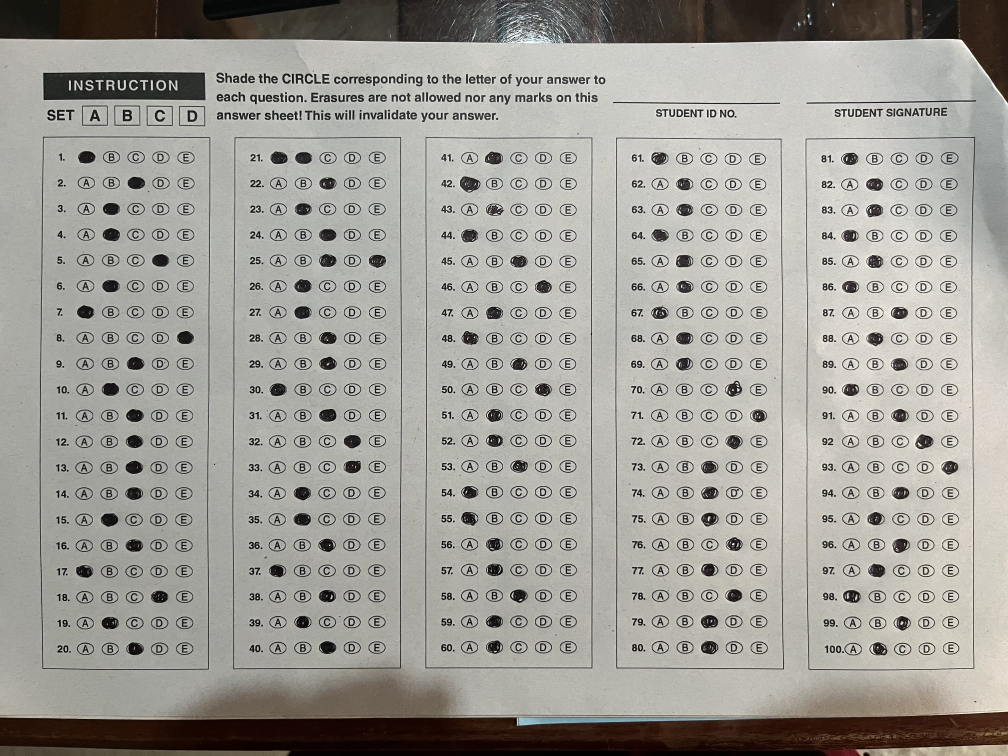
#> input picture images/test (2).jpeg, 4032 x 3024 px (shown at 1/4 size)
$ python -i checker.py   (imports and definitions only)
#> lines starting #> are read from the running program, lines starting #| are printed output that depends on the picture; after the words box and inside, x2 and y2 are one past the last pixel; in counts of white or black regions, pixels touching at a corner belong together
#> further down, picture is the input picture: shape (3024, 4032, 3); mean B, G, R 151.9, 158, 159.9
import cv2 as cv
import numpy as np

# IMAGE_PATH = "images/test.jpg"
IMAGE_PATH = "images/test (2).jpeg"
ANSWER_KEY_PATH = "answer_key.txt"
THRESHOLD_VAL = 100
ANSWER_KEY = []
BOX_W, BOX_H = 0, 0


# [10 lines left out: function main, not called in this run]

def initialize(img):
    img = resize_image(img, 1280)
    processed_img = preprocess(img)
    img_CONTOUR = img.copy()
    contours, _ = cv.findContours(processed_img, cv.RETR_EXTERNAL, cv.CHAIN_APPROX_NONE)
    rect_contours = getRectContours(contours)
    warped_rect = [warpImage(img, rect) for rect in rect_contours]
    return (img, warped_rect)


# [47 lines left out: functions evaluate, splitBoxes, not called in this run]

def warpImage(img: np.ndarray, contour):
    w, h = 500, 2000
    corner_points = getReorderedCornerPoints(contour)
    pt1 = np.float32(corner_points)
    pt2 = np.float32([[0,0], [w, 0], [0,h], [w, h]])
    matrix = cv.getPerspectiveTransform(pt1, pt2)
    warped = cv.warpPerspective(img, matrix, (w, h))
    return warped

def getReorderedCornerPoints(contour):
    corner_points = getCornerPoints(contour)
    corner_points = corner_points.reshape((4,2))
    corner_points_new = np.zeros((4,1,2), np.int32)
    add = corner_points.sum(1)

    corner_points_new[0] = corner_points[np.argmin(add)]
    corner_points_new[3] = corner_points[np.argmax(add)]
    diff = np.diff(corner_points, axis = 1)
    corner_points_new[1] = corner_points[np.argmin(diff)]
    corner_points_new[2] = corner_points[np.argmax(diff)]
    return corner_points_new

def getCornerPoints(contour):
    peri = cv.arcLength(contour, True)
    approx = cv.approxPolyDP(contour, 0.02 * peri, True)
    return approx

def sortByXPos(contour):
    corner_points = getCornerPoints(contour)
    return corner_points[0][0][0]

def getRectContours(contours):
    rects = []
    for contour in contours:
        area = cv.contourArea(contour)
        if area > 10000:
            corner_points = getCornerPoints(contour)
            if len(corner_points) == 4:
                rects.append(contour)

    rects = sorted(rects, key = sortByXPos)
    return rects

def preprocess(img: np.ndarray):
    img_GRAY = cv.cvtColor(img, cv.COLOR_BGR2GRAY)
    img_BLUR = cv.GaussianBlur(img_GRAY, (5,5), 1)
    img_CANNY = cv.Canny(img_BLUR, 30, 60)
    # cv.imshow("gray", img_GRAY)
    # cv.imshow("blur", img_BLUR)
    # cv.imshow("canny", img_CANNY)
    return img_CANNY

def resize_image(img: np.ndarray, new_width):
#> called with new_width = 1280
    h, w, _ = img.shape
#> h = 3024; w = 4032
    ratio = w/h
#> ratio = 1.33
    WIDTH = new_width
    HEIGHT = int(WIDTH / ratio)
#> HEIGHT = 960
    return cv.resize(img, (WIDTH, HEIGHT))
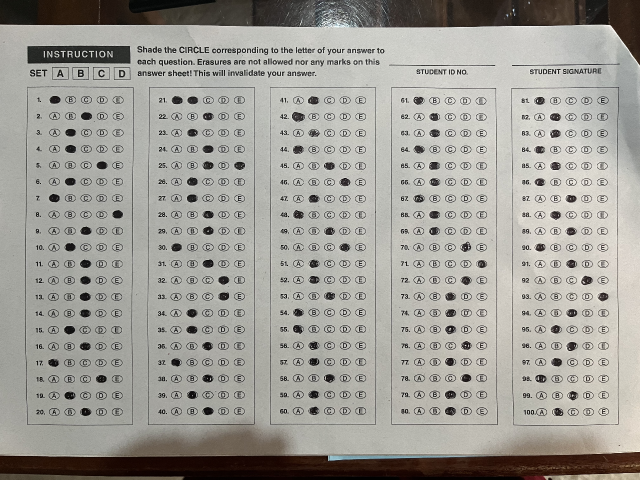
#> returned value: shape (960, 1280, 3) (shown at 1/2 size); mean of channels 0, 1, 2 151.8, 158, 159.9; drawn as B, G, R

# [2 lines not run here, left out]


>>> import cv2
>>> picture = cv2.imread('images/test (2).jpeg')
>>> result = initialize(picture)
#> in preprocess, `img_CANNY = cv.Canny(img_BLUR, 30, 60)`:
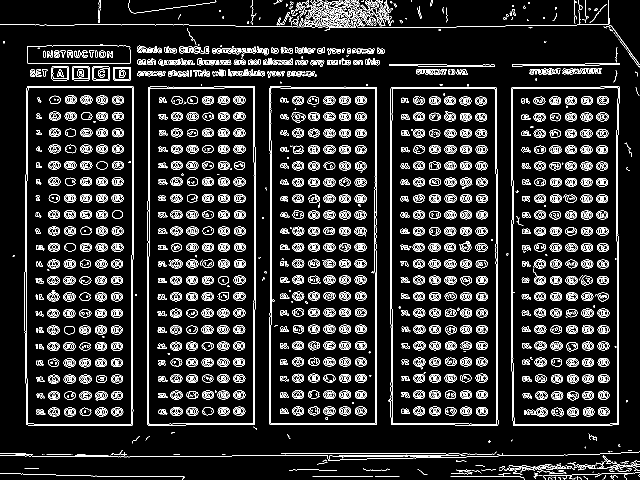
#> img_CANNY: shape (960, 1280) (shown at 1/2 size); 9.9% white in thin lines or dots
#> in initialize, `contours, _ = cv.findContours(processed_img, cv.RETR_EXTERNAL, cv.CHAI..`: contours = 454 contours, 359 with area under 20; largest, box (x1, y1, x2, y2) and area: (49, 172, 268, 852) 145568, (294, 173, 511, 851) 144737, (1022, 173, 1239, 852) 144156, (780, 174, 997, 851) 143478, (539, 173, 754, 850) 143464
#> the loop in getRectContours, `for contour in contours:` made 454 passes
#> (area, corner_points) on passes 125 to 129: (143477.5, [[782, 174], [782, 849], [995, 850], [992, 175]]), (144156, [[1238, 173], [1022, 177], [1027, 851], [1237, 848]]), (143464.5, [[540, 173], [539, 848], [752, 849], [752, 174]]), (144737, [[300, 173], [295, 849], [508, 849], [509, 173]]), (145568, [[54, 173], [53, 849], [264, 850], [267, 174]])
#> area on pass 59: 47
#> after the loop in getRectContours, `for contour in contours:`: rects = 5 contours; box (x1, y1, x2, y2) and area: (49, 172, 268, 852) 145568, (294, 173, 511, 851) 144737, (1022, 173, 1239, 852) 144156, (780, 174, 997, 851) 143478, (539, 173, 754, 850) 143464
#> in sortByXPos, `corner_points = getCornerPoints(contour)`: corner_points = [[782, 174], [782, 849], [995, 850], [992, 175]]
#> in initialize, `rect_contours = getRectContours(contours)`: rect_contours has the same summary as rects in getRectContours
#> in warpImage, `warped = cv.warpPerspective(img, matrix, (w, h))`:
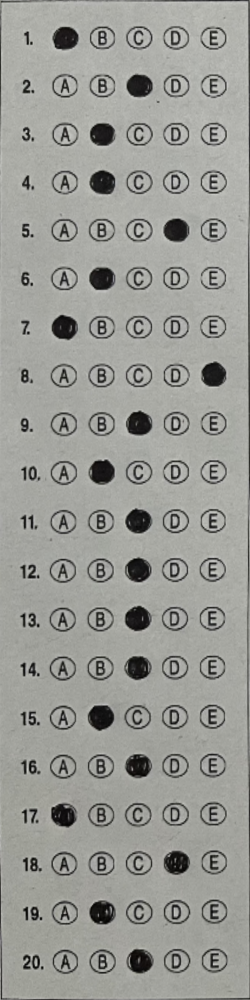
#> warped: shape (2000, 500, 3) (shown at 1/2 size); mean of channels 0, 1, 2 149.7, 154.8, 154; drawn as B, G, R
#> in warpImage (call 2), `w, h = 500, 2000`: w = 500; h = 2000
#> in warpImage (call 2), `pt2 = np.float32([[0,0], [w, 0], [0,h], [w, h]])`: pt2 = [[0, 0], [500, 0], [0, 2000], [500, 2000]]
#> in warpImage (call 2), `matrix = cv.getPerspectiveTransform(pt1, pt2)`: matrix = [[2.4, 0.0178, -724.3], [0, 3.03, -524.2], [4.14e-19, 2.85e-05, 1]]
#> in warpImage (call 2), `warped = cv.warpPerspective(img, matrix, (w, h))`:
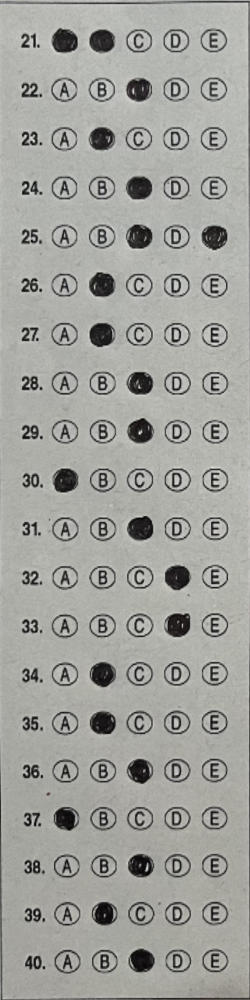
#> warped: shape (2000, 500, 3) (shown at 1/2 size); mean of channels 0, 1, 2 156.4, 161.4, 160.7; drawn as B, G, R
#> in warpImage (call 3), `matrix = cv.getPerspectiveTransform(pt1, pt2)`: matrix = [[2.36, 0.0035, -1275.7], [-0.0141, 2.98, -508], [-6.58e-08, 7e-06, 1]]
#> in warpImage (call 3), `warped = cv.warpPerspective(img, matrix, (w, h))`:
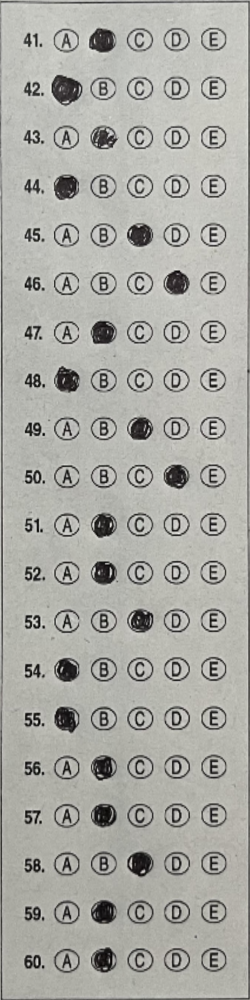
#> warped: shape (2000, 500, 3) (shown at 1/2 size); mean of channels 0, 1, 2 164.9, 170.6, 170.5; drawn as B, G, R
#> in warpImage (call 4), `matrix = cv.getPerspectiveTransform(pt1, pt2)`: matrix = [[2.39, 3.57e-17, -1868.5], [-0.0144, 3.02, -513.5], [-2.01e-07, 2.12e-05, 1]]
#> in warpImage (call 4), `warped = cv.warpPerspective(img, matrix, (w, h))`:
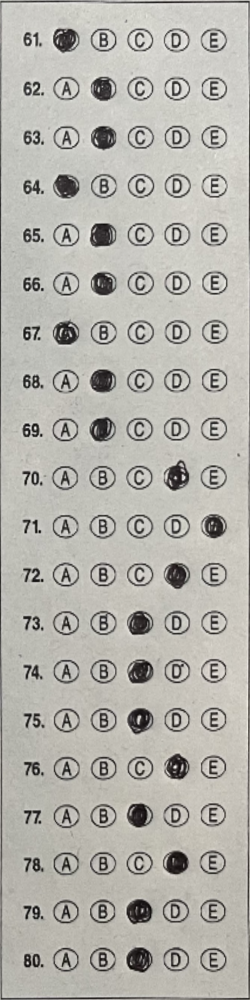
#> warped: shape (2000, 500, 3) (shown at 1/2 size); mean of channels 0, 1, 2 172.5, 179, 180.6; drawn as B, G, R
#> in warpImage (call 5), `matrix = cv.getPerspectiveTransform(pt1, pt2)`: matrix = [[2.31, -0.0172, -2361.7], [0.0533, 2.88, -564.2], [5.51e-06, -4.12e-05, 1]]
#> in warpImage (call 5), `warped = cv.warpPerspective(img, matrix, (w, h))`:
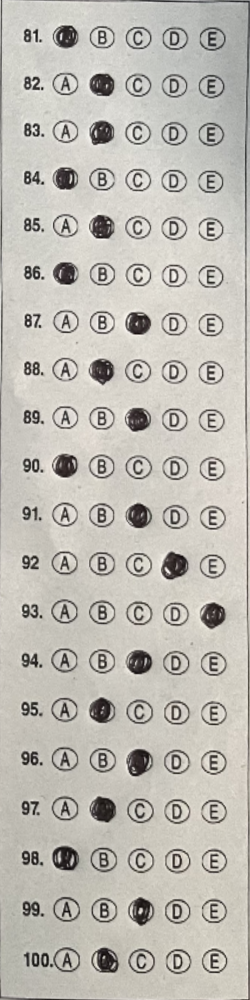
#> warped: shape (2000, 500, 3) (shown at 1/2 size); mean of channels 0, 1, 2 180.3, 187.6, 190.6; drawn as B, G, R
#> in initialize, `warped_rect = [warpImage(img, rect) for rect in rect_contours]`: warped_rect = 5 items

$ run again, on images/test (1).jpeg
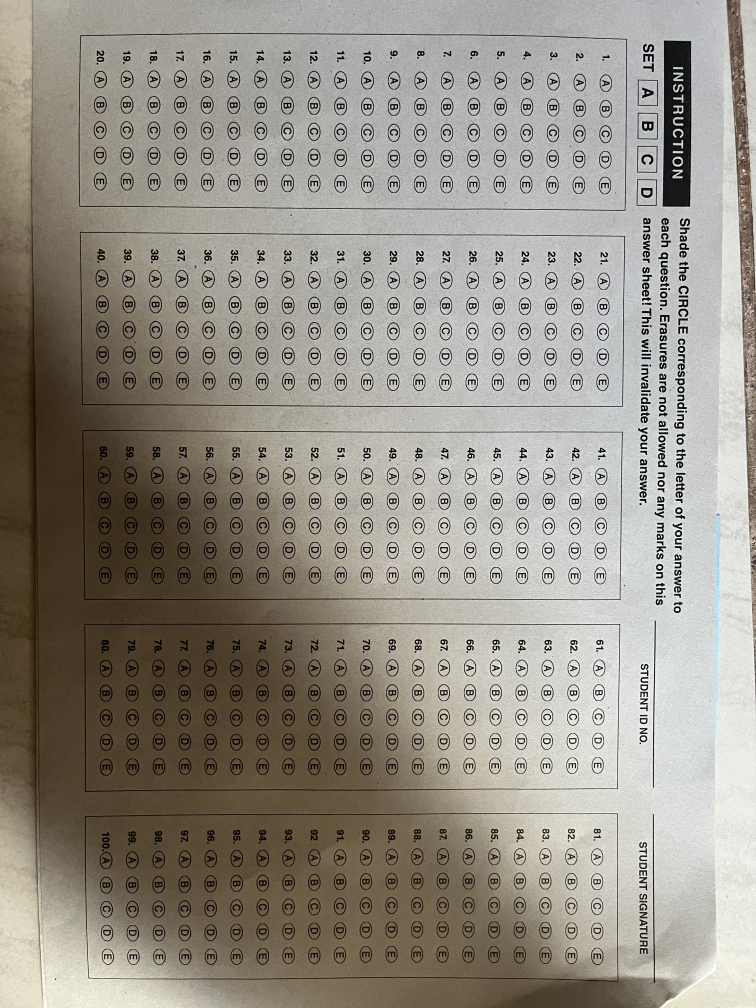
#> input picture images/test (1).jpeg, 3024 x 4032 px (shown at 1/4 size)
#> picture is the input picture: shape (4032, 3024, 3); mean B, G, R 134.5, 144.4, 149.4
#> in preprocess, `img_CANNY = cv.Canny(img_BLUR, 30, 60)`:
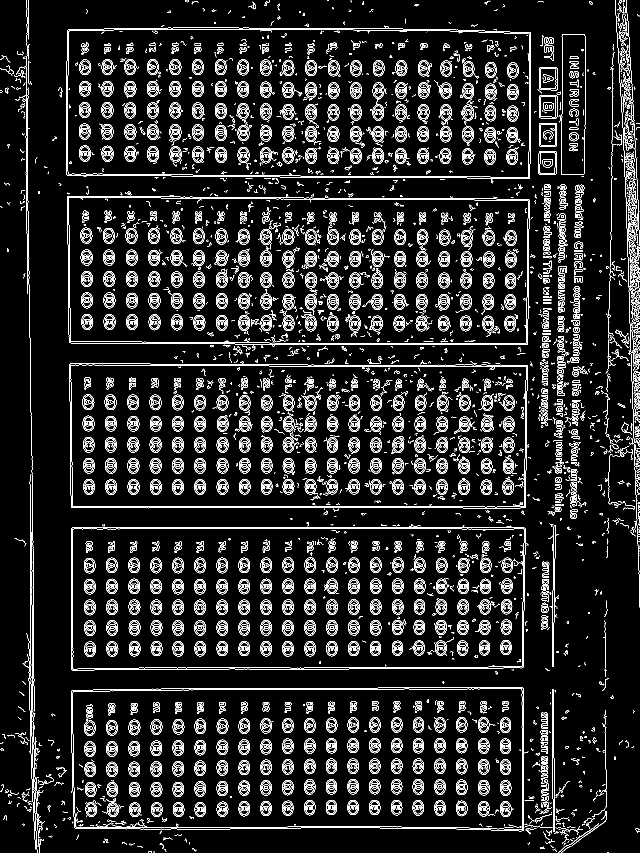
#> img_CANNY: shape (1706, 1280) (shown at 1/2 size); 9.4% white in thin lines or dots
#> contours = 1190 contours, 1012 with area under 20; largest, box (x1, y1, x2, y2) and area: (132, 55, 1062, 358) 274461, (134, 392, 1059, 690) 269398, (138, 727, 1055, 1017) 260959, (142, 1054, 1051, 1341) 256048, (143, 1375, 1048, 1663) 252870
#> the loop in getRectContours, `for contour in contours:` made 1190 passes
#> (area, corner_points) on passes 209, 289, 574, 875, 1129, 1132: (252870.5, [[1046, 1376], [146, 1380], [148, 1653], [1046, 1661]]), (256048, [[142, 1056], [144, 1340], [1046, 1334], [1048, 1055]]), (260959, [[138, 731], [143, 1015], [1051, 1012], [1054, 730]]), (269398, [[134, 393], [138, 685], [1055, 688], [1056, 398]]), (12947, [[1126, 68], [1122, 349], [1167, 349], [1170, 72]]), (274461, [[135, 60], [134, 350], [1059, 356], [1061, 65]])
#> after the loop in getRectContours, `for contour in contours:`: rects = 6 contours; box (x1, y1, x2, y2) and area: (132, 55, 1062, 358) 274461, (134, 392, 1059, 690) 269398, (138, 727, 1055, 1017) 260959, (142, 1054, 1051, 1341) 256048, (143, 1375, 1048, 1663) 252870, (1122, 68, 1171, 350) 12947
#> in sortByXPos, `corner_points = getCornerPoints(contour)`: corner_points = [[1046, 1376], [146, 1380], [148, 1653], [1046, 1661]]
#> rect_contours has the same summary as rects in getRectContours
#> matrix = [[8.19, 0.117, -9224.5], [-0.483, 5.31, 182.6], [-0.000242, 5.31e-05, 1]]
#> in warpImage (call 6), `warped = cv.warpPerspective(img, matrix, (w, h))`:
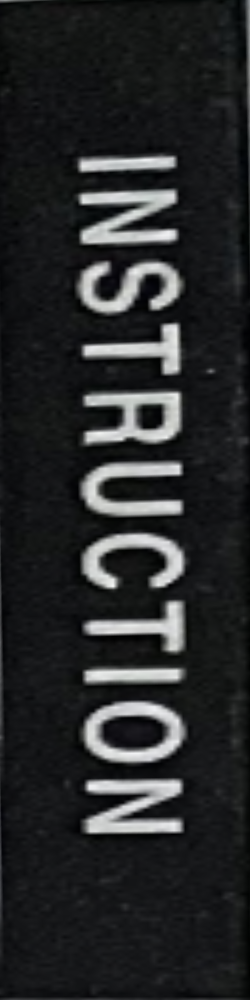
#> warped: shape (2000, 500, 3) (shown at 1/2 size); mean of channels 0, 1, 2 41.3, 40.3, 38.9; drawn as B, G, R
#> warped_rect = 6 items

$ run again, on images/test (3).jpeg
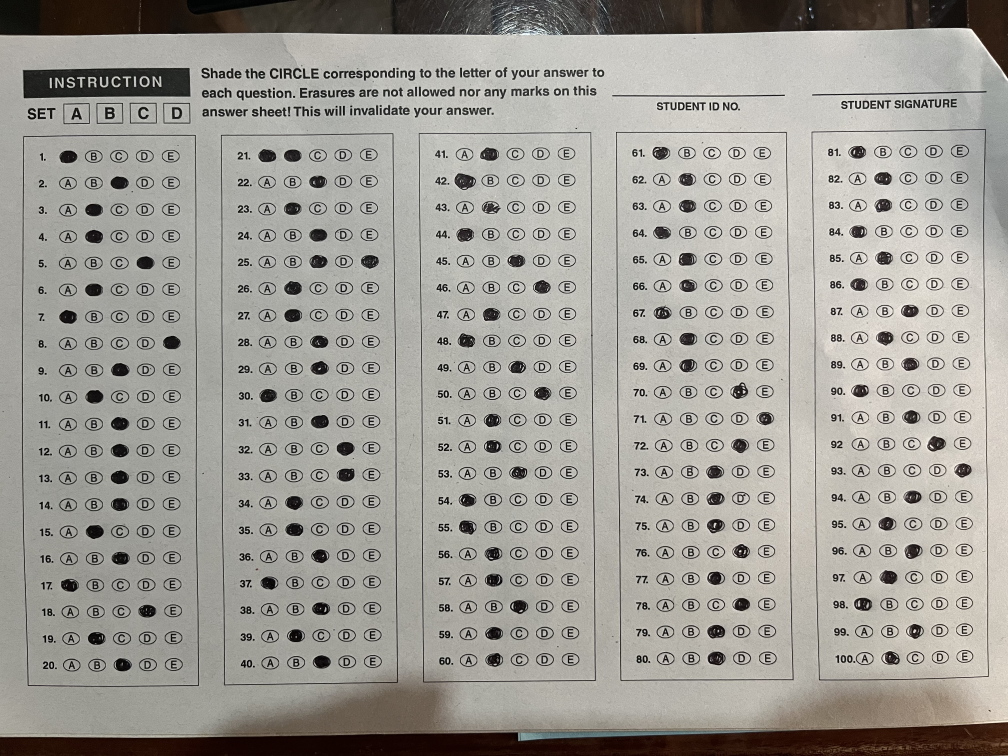
#> input picture images/test (3).jpeg, 4032 x 3024 px (shown at 1/4 size)
#> picture is the input picture: shape (3024, 4032, 3); mean B, G, R 150.6, 156.9, 159.4
#> in preprocess, `img_CANNY = cv.Canny(img_BLUR, 30, 60)`:
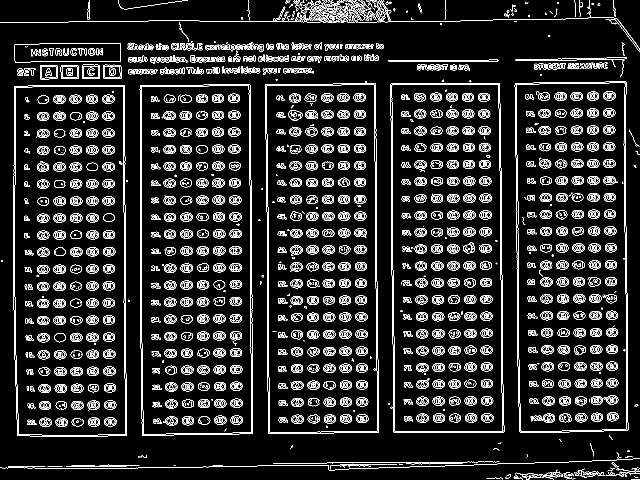
#> img_CANNY: shape (960, 1280) (shown at 1/2 size); 10% white in thin lines or dots
#> contours = 384 contours, 274 with area under 20; largest, box (x1, y1, x2, y2) and area: (27, 170, 254, 873) 155380, (279, 168, 506, 871) 155004, (531, 167, 758, 868) 153342, (781, 166, 1009, 866) 153130, (1029, 163, 1257, 865) 153014
#> the loop in getRectContours, `for contour in contours:` made 384 passes
#> (area, corner_points) on passes 76 to 80: (155380, [[29, 172], [34, 870], [252, 871], [249, 171]]), (155003.5, [[499, 168], [280, 170], [284, 870], [505, 867]]), (153342, [[751, 167], [531, 168], [537, 867], [757, 864]]), (153130.5, [[785, 166], [787, 864], [1007, 864], [999, 167]]), (153013.5, [[1251, 163], [1030, 166], [1040, 864], [1256, 859]])
#> after the loop in getRectContours, `for contour in contours:`: rects = 5 contours; box (x1, y1, x2, y2) and area: (27, 170, 254, 873) 155380, (279, 168, 506, 871) 155004, (531, 167, 758, 868) 153342, (781, 166, 1009, 866) 153130, (1029, 163, 1257, 865) 153014
#> in sortByXPos, `corner_points = getCornerPoints(contour)`: corner_points = [[29, 172], [34, 870], [252, 871], [249, 171]]
#> rect_contours has the same summary as rects in getRectContours
#> matrix = [[2.21, -0.0317, -2272.2], [0.0373, 2.75, -494.1], [-1.39e-05, -3.15e-05, 1]]
#> in warpImage (call 5), `warped = cv.warpPerspective(img, matrix, (w, h))`:
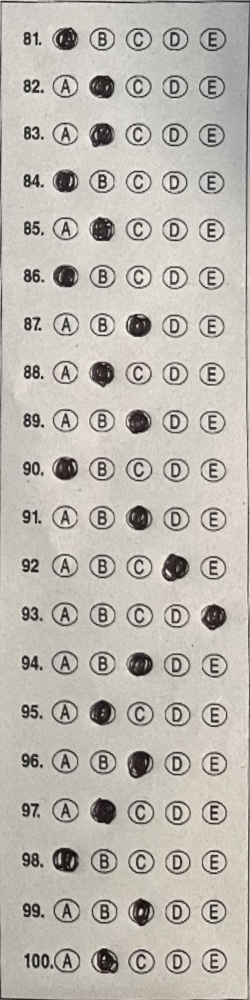
#> warped: shape (2000, 500, 3) (shown at 1/2 size); mean of channels 0, 1, 2 177, 184.4, 188.7; drawn as B, G, R
#> warped_rect = 5 items

$ run again, on images/test (4).jpeg
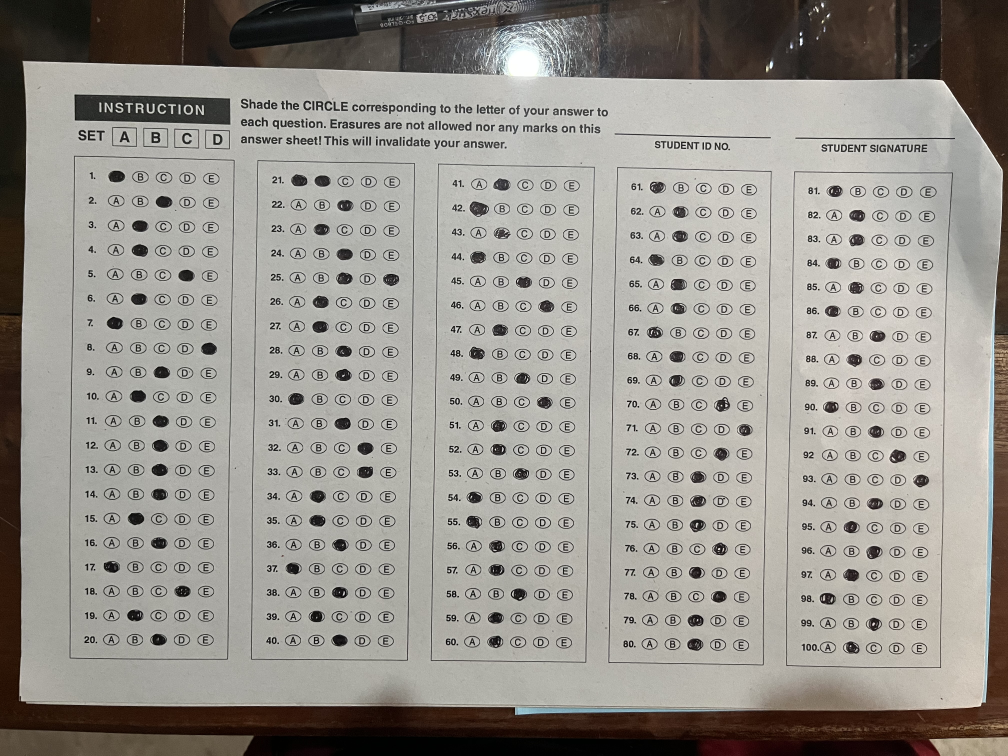
#> input picture images/test (4).jpeg, 4032 x 3024 px (shown at 1/4 size)
#> picture is the input picture: shape (3024, 4032, 3); mean B, G, R 141, 147.3, 150.8
#> img_CANNY: shape (960, 1280); 9.6% white in thin lines or dots
#> contours = 568 contours, 470 with area under 20; largest, box (x1, y1, x2, y2) and area: (87, 197, 299, 839) 130310, (318, 203, 528, 840) 127814, (546, 207, 756, 842) 125448, (997, 217, 1211, 849) 124858, (772, 211, 981, 846) 124766
#> the loop in getRectContours, `for contour in contours:` made 568 passes
#> (area, corner_points) on passes 164, 165, 166, 168, 169: (124858, [[1008, 217], [997, 844], [1194, 848], [1210, 219]]), (124765.5, [[783, 211], [772, 842], [969, 845], [980, 217]]), (125448, [[556, 207], [546, 838], [744, 841], [755, 211]]), (127814, [[326, 203], [318, 837], [517, 839], [527, 207]]), (130309.5, [[93, 197], [87, 834], [287, 838], [298, 204]])
#> after the loop in getRectContours, `for contour in contours:`: rects = 5 contours; box (x1, y1, x2, y2) and area: (87, 197, 299, 839) 130310, (318, 203, 528, 840) 127814, (546, 207, 756, 842) 125448, (997, 217, 1211, 849) 124858, (772, 211, 981, 846) 124766
#> in sortByXPos, `corner_points = getCornerPoints(contour)`: corner_points = [[1008, 217], [997, 844], [1194, 848], [1210, 219]]
#> rect_contours has the same summary as rects in getRectContours
#> matrix = [[2.5, 0.0439, -2534.5], [-0.0311, 3.14, -649.7], [1.71e-05, -3.91e-05, 1]]
#> in warpImage (call 5), `warped = cv.warpPerspective(img, matrix, (w, h))`:
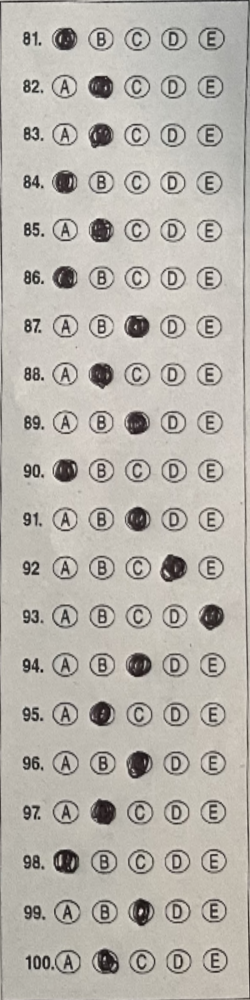
#> warped: shape (2000, 500, 3) (shown at 1/2 size); mean of channels 0, 1, 2 172.6, 179.7, 183.8; drawn as B, G, R
#> warped_rect = 5 items
